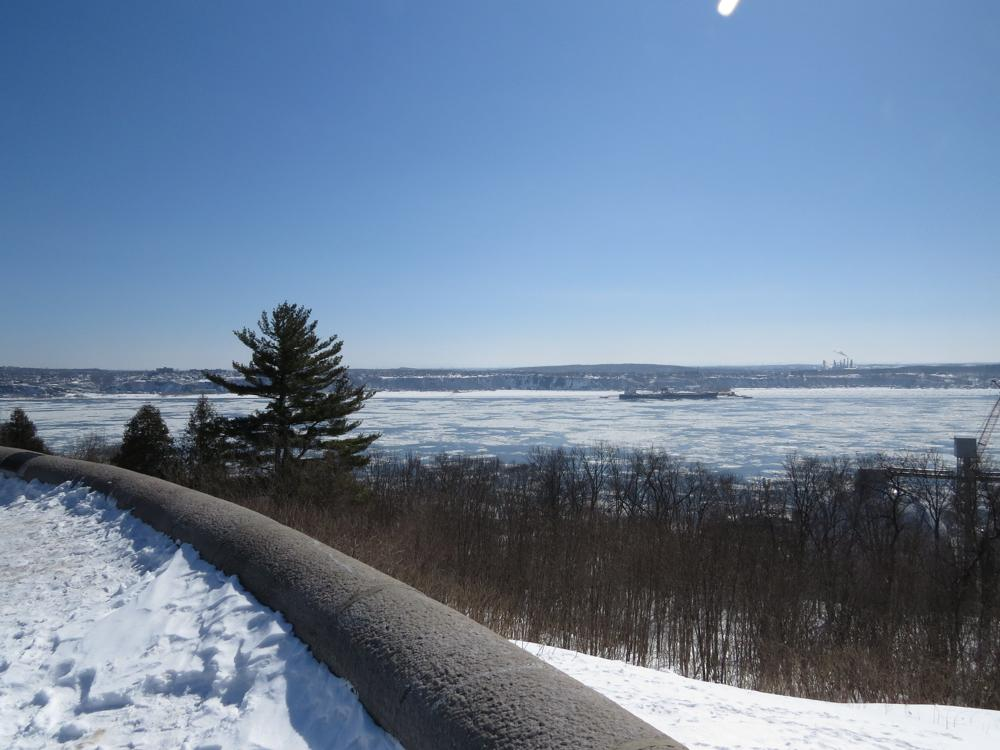
#> input picture 1-PartieManuelle/Serie2/IMG_2427.JPG, 1000 x 750 px, given in place of pouliot.jpg, which was not available; the run also reads 1 picture not shown here
$ python appariementAuto.py
#> lines starting #> are read from the running program, lines starting #| are printed output that depends on the picture; after the words box and inside, x2 and y2 are one past the last pixel; in counts of white or black regions, pixels touching at a corner belong together; pictures that were not available may be replaced by others from this repository, and a replacement may not be noted
### rechauffement.py
import numpy as np
import imageio as io
import matplotlib.pyplot as plt

img = io.imread('./0-Rechauffement/pouliot.jpg')
#> img is the input picture: shape (750, 1000, 3); mean R, G, B 110.1, 129.9, 154.6
H1 = np.array([[0.9752, 0.0013, -100.3164],[-0.4886, 1.7240, 24.8480],[-0.0016, 0.0004, 1.0000]])
H2 = np.array([[0.1814, 0.7402, 34.3412],[1.0209, 0.1534, 60.3258],[0.0005, 0, 1.0000]])

def minMax(point):
    tmpX, tmpY = [], []
    for i in range(0,4):
        tmpX.append(point[i][0]/point[i][2])
        tmpY.append(point[i][1]/point[i][2])
    return np.amin(tmpX), np.amax(tmpX), np.amin(tmpY), np.amax(tmpY)

def appliqueTransformation(img, H):
    # Trouver le bon canevas
    pts = []
    pts = np.append(pts,((np.matmul(H,np.array([0,0,1]))).astype(float)))
    pts = np.append(pts,((np.matmul(H,np.array([img.shape[1],0,1]))).astype(float)))
    pts = np.append(pts,((np.matmul(H,np.array([0,img.shape[0],1]))).astype(float)))
    pts = np.append(pts,((np.matmul(H,np.array([img.shape[1],img.shape[0],1]))).astype(float)))
    pts = np.reshape(pts, (4,3))
    minX, maxX, minY, maxY = minMax(pts)
    # Calcul de l'image
    imgInt = np.zeros((int(maxY) - int(minY), int(maxX) - int(minX), 3),dtype=int)
    H_1 = np.linalg.inv(H)
    for i in range(int(minX), int(maxX)):
        for j in range(int(minY), int(maxY)):
            pts = np.matmul(H_1, np.array([i,j,1]))
            pts = (pts*(1/pts[2])).astype(int)
            if pts[0] < img.shape[1] and pts[1] < img.shape[0] and pts[0] >= 0 and pts[1] >= 0:
                imgInt[j - int(minY)][i - int(minX)] = img[pts[1]][pts[0]]
    return imgInt

# [12 lines that do not run on import are left out]

### harris.py
import cv2
import numpy as np

# [16 lines left out: function harris, not called in this run]

def harris2(filename):
    img = cv2.imread(filename)
    gray = cv2.cvtColor(img,cv2.COLOR_BGR2GRAY)

    # find Harris corners
    gray = np.float32(gray)
    dst = cv2.cornerHarris(gray,2,3,0.04)
    dst = cv2.dilate(dst,None)
    ret, dst = cv2.threshold(dst,0.01*dst.max(),255,0)
    dst = np.uint8(dst)

    # find centroids
    ret, labels, stats, centroids = cv2.connectedComponentsWithStats(dst)

    # define the criteria to stop and refine the corners
    criteria = (cv2.TERM_CRITERIA_EPS + cv2.TERM_CRITERIA_MAX_ITER, 100, 0.001)
    corners = cv2.cornerSubPix(gray,np.float32(centroids),(5,5),(-1,-1),criteria)

    # Now draw them
    res = np.hstack((centroids,corners))
    res = np.int0(res)

    pts = res[:,[3,2]]
    return pts

    # [8 lines of commented-out code are left out]

# [4 lines that do not run on import are left out]

### appariementManuel.py
import numpy as np
import imageio as io
import rechauffement as meth
import matplotlib.pyplot as plt

# Création d'une matrice Nx3 pour les points de bases
def matriceNx3(ptsBase):
    A = []
    n = ptsBase.shape[0]
    for i in range(0,n):
        pts = np.zeros((1,3), dtype=int)
        # point i
        np.put(pts, [0,1], ptsBase[i])
        np.put(pts, [2], 1)
        A.append(pts)
    A = np.reshape(A, (n,3))
    return A

# Création d'une matrice pour trouver la transformation projective
# Places les points entre deux images dans une matrice 2*Nx9
def matriceResolve(ptsBase, ptsProj):
    A = []
    n = ptsBase.shape[0]
    for i in range(0,n):
        pts = np.zeros((2,9), dtype=int)
        # points i
        np.put(pts, [0,1,2], -1*(ptsBase[i]))
        np.put(pts, [6,7,8], ptsBase[i]*ptsProj[i,0])
        np.put(pts, [12,13,14], -1*(ptsBase[i]))
        np.put(pts, [15,16,17], ptsBase[i]*ptsProj[i,1])
        A.append(pts)
    A = np.reshape(A, (2*n,9))
    return A

# Calculer l'homographie
def calculHomographie(ptsBase, ptsProj):
    # Création de la matrice A
    ptsBase = matriceNx3(ptsBase)
    A = matriceResolve(ptsBase, ptsProj)
    # Décomposition en valeur singulière
    U,S,V = np.linalg.svd(A)
    # Extraction de la transformée H
    h = V[np.argmin(S)]
    h = np.reshape(h, (3,3))
    return h

# # Création d'une image commune (Mosaïque)
# def mosaique(img1, img2, img3):


# [76 lines that do not run on import are left out]

    # # Image serie 2
    # imF[:imH1.shape[0],:imH1.shape[1],:] = imH1
    # imF[y2+57:imH3.shape[0]+y2+57,x2+x1:imH3.shape[1]+x2+x1,:] = imH3
    # imF[y1:img2.shape[0]+y1,x1:img2.shape[1]+x1,:] = img2
    # io.imwrite('S2F.jpg', imF)
    # plt.imshow(imF)
    # plt.show()

    # # Image serie 3
    # imF[:imH1.shape[0],:imH1.shape[1],:] = imH1
    # imF[y2+57:imH3.shape[0]+y2+57,x2+x1:imH3.shape[1]+x2+x1,:] = imH3
    # imF[y1:img2.shape[0]+y1,x1:img2.shape[1]+x1,:] = img2
    # io.imwrite('S3F.jpg', imF)
    # plt.imshow(imF)
    # plt.show()

### appariementAuto.py
import cv2
import numpy as np
import imageio as io
import harris as hs
import rechauffement as re
import appariementManuel as am
import matplotlib.pyplot as plt

def descripteurs(image1, pts1):
    desc = []
    j = 0
    for i in range(0, pts1.shape[0]):
        if pts1[i][0] - 20 > 0 and pts1[i][0] + 20 < image1.shape[0] and pts1[i][1] - 20 > 0 and pts1[i][1] + 20 < image1.shape[1]:
            j = j+1
            desc.append(np.ravel(cv2.resize(image1[pts1[i][0]-20:pts1[i][0]+20, pts1[i][1]-20:pts1[i][1]+20], (8, 8))))
    desc = np.float32(np.reshape(desc, (j,64)))
    return desc

def fits(des1, des2):
    MIN_MATCH_COUNT = 10
    FLANN_INDEX_KDTREE = 0
    index_params = dict(algorithm = FLANN_INDEX_KDTREE, trees = 5)
    search_params = dict(checks = 50)

    flann = cv2.FlannBasedMatcher(index_params, search_params)

    matches = flann.knnMatch(des1,des2,k=2)

    # store all the good matches as per Lowe's ratio test.
    good = []
    for m,n in matches:
        if m.distance < 0.7*n.distance:
            good.append(m)
    return good

def findPts(pts1, pts2, fits):
    pt_src = []
    pt_dst = []
    for i in range(0,len(fits)):
        pt_src.append(pts1[fits[i].queryIdx])
        pt_dst.append(pts2[fits[i].trainIdx])
    pt_src = np.reshape(pt_src, (len(fits),2))
    pt_dst = np.reshape(pt_dst, (len(fits),2))
    return pt_src, pt_dst
    # src_pts = np.float32([ pts1[m.queryIdx].pt for m in good ]).reshape(-1,1,2)
    # dst_pts = np.float32([ pts2[m.trainIdx].pt for m in good ]).reshape(-1,1,2)
    # return src_pts, dst_pts


if __name__ == "__main__":
    img0 = io.imread('./2-PartieAutomatique/Serie1/goldengate-00.png')
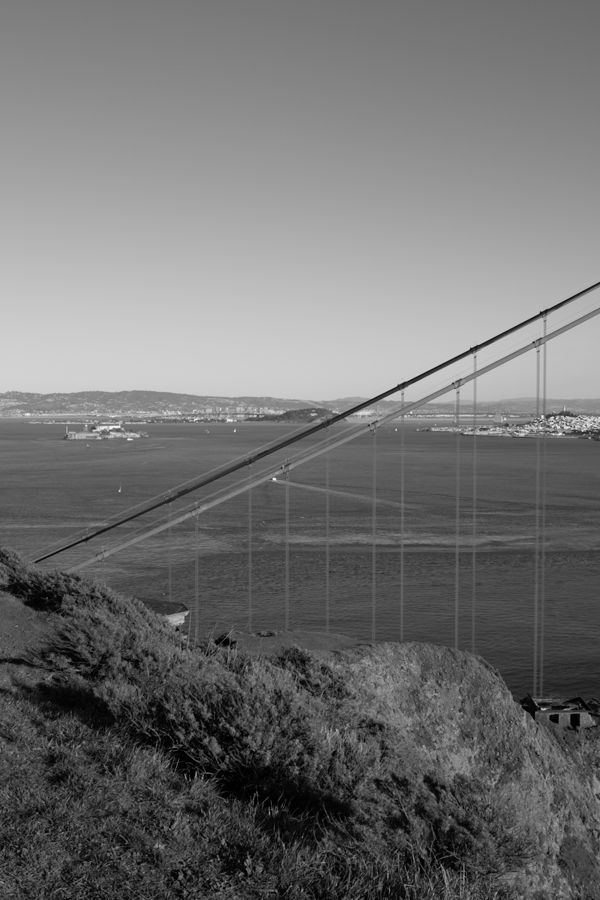
#> input picture 2-PartieAutomatique/Serie1/goldengate-00.png, 600 x 900 px
#> img0 is the input picture: shape (900, 600); min 0, max 249, mean 113.3
    img1 = io.imread('./2-PartieAutomatique/Serie1/goldengate-01.png')
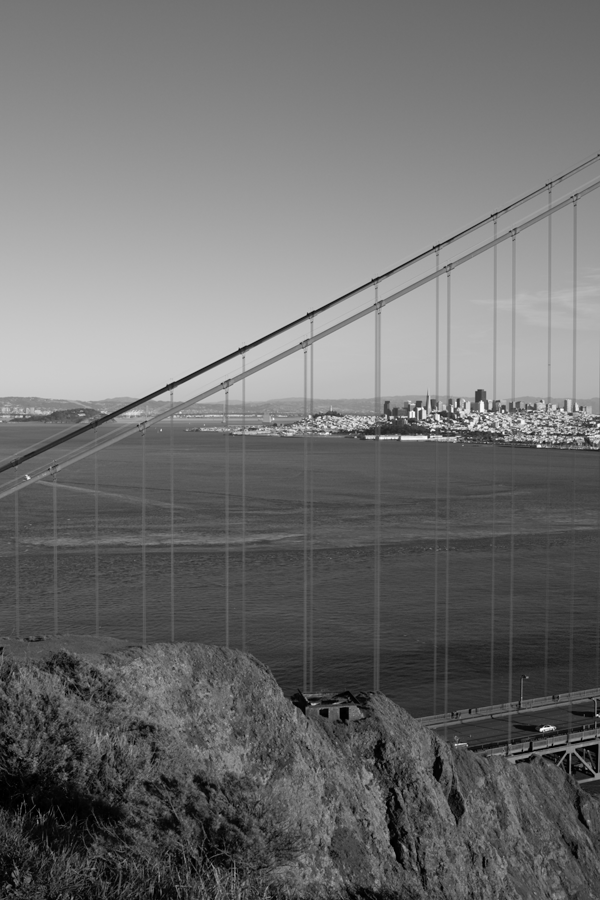
#> input picture 2-PartieAutomatique/Serie1/goldengate-01.png, 600 x 900 px
#> img1 is the input picture: shape (900, 600); min 0, max 255, mean 110.4
    img2 = io.imread('./2-PartieAutomatique/Serie1/goldengate-02.png')
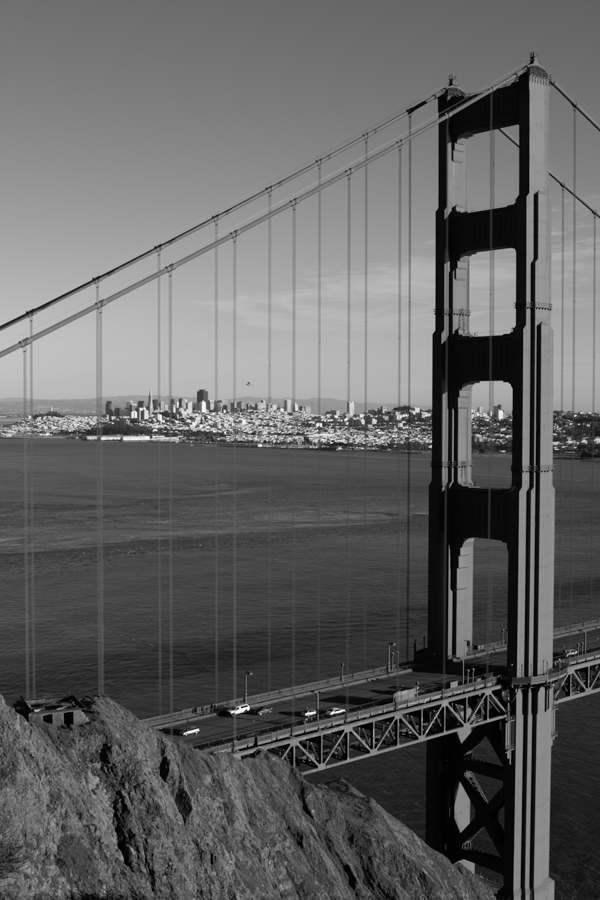
#> input picture 2-PartieAutomatique/Serie1/goldengate-02.png, 600 x 900 px
#> img2 is the input picture: shape (900, 600); min 0, max 255, mean 98.5
    img3 = io.imread('./2-PartieAutomatique/Serie1/goldengate-03.png')
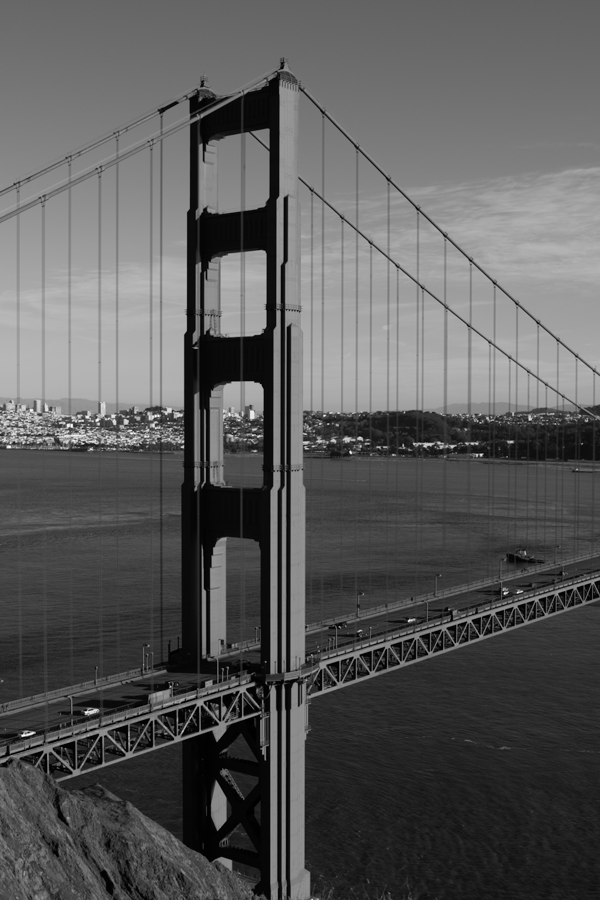
#> input picture 2-PartieAutomatique/Serie1/goldengate-03.png, 600 x 900 px
#> img3 is the input picture: shape (900, 600); min 0, max 255, mean 89.9
    img4 = io.imread('./2-PartieAutomatique/Serie1/goldengate-04.png')
    img5 = io.imread('./2-PartieAutomatique/Serie1/goldengate-05.png')
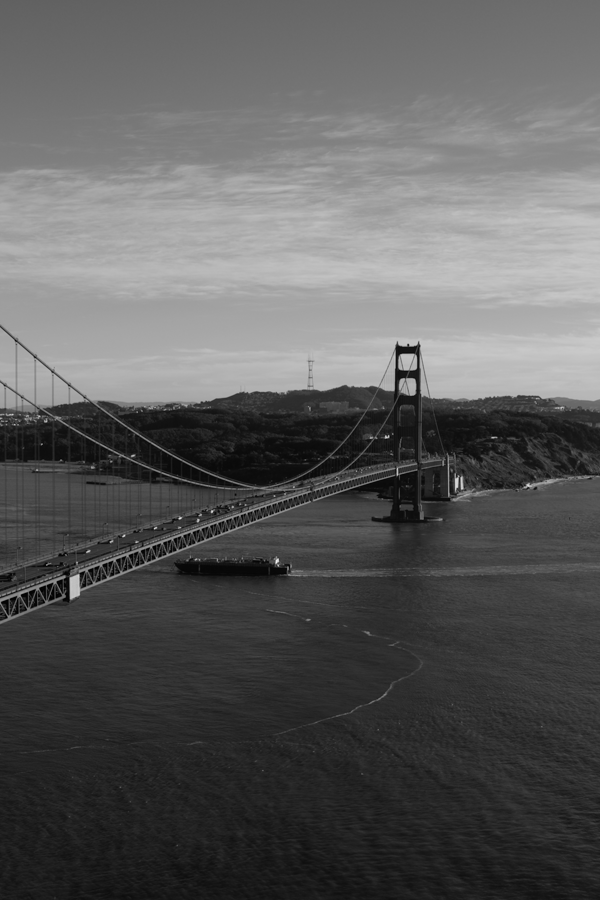
#> input picture 2-PartieAutomatique/Serie1/goldengate-05.png, 600 x 900 px
#> img5 is the input picture: shape (900, 600); min 0, max 244, mean 91.9

    pts0 = hs.harris2('./2-PartieAutomatique/Serie1/goldengate-00.png')
#> in harris2, `ret, dst = cv2.threshold(dst,0.01*dst.max(),255,0)`:
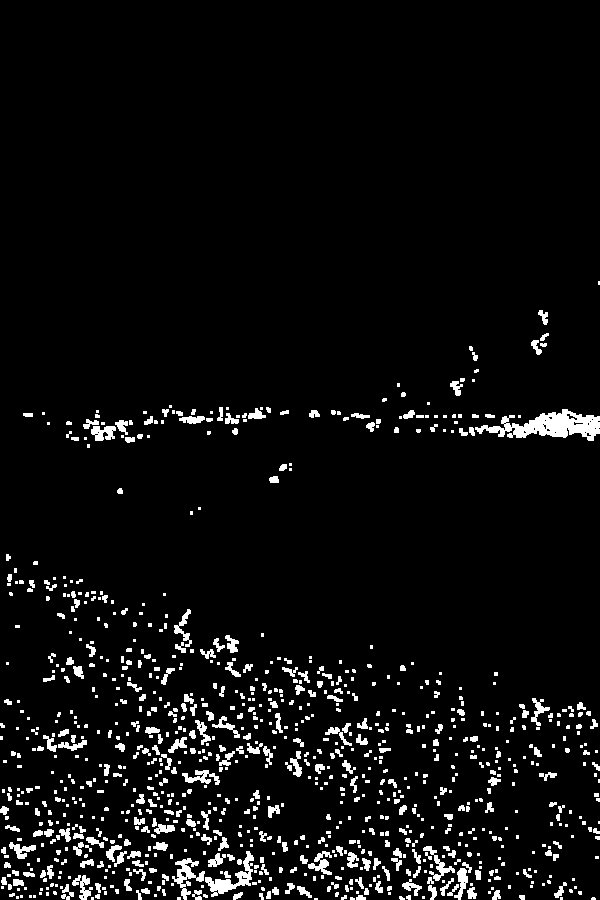
#> dst: shape (900, 600) float32; 5.3% white; 970 white regions (601 under 20 px), largest, box (x1, y1, x2, y2) and area: (475, 409, 600, 441) 1958, (205, 851, 254, 897) 660, (172, 858, 205, 900) 504
#> in harris2, `ret, dst = cv2.threshold(dst,0.01*dst.max(),255,0)`: ret = 317039.9
#> in harris2, `ret, labels, stats, centroids = cv2.connectedComponentsWithStats(dst)`: ret = 971; stats = 971 rows, first 6: [0, 0, 600, 900, 511646], [598, 281, 2, 4, 8], [538, 310, 10, 15, 84], [540, 333, 9, 8, 38], [531, 340, 11, 15, 85], [540, 343, 7, 4, 24]; centroids = 971 pairs, first value 1 to 598.5, second value 282.5 to 898.5
#> in harris2, `corners = cv2.cornerSubPix(gray,np.float32(centroids),(5,5),(-1,-1),cr..`: corners = 971 pairs, first value 3.47 to 598.5, second value 282.5 to 898.5
#> in harris2, `res = np.hstack((centroids,corners))`: res = 971 rows, first 6: [300.6, 434.3, 300.6, 434.3], [598.5, 282.5, 597.8, 282.5], [543.3, 316.4, 539.1, 313.5], [543.7, 336.5, 543.9, 336.7], [535.9, 346.5, 532.4, 342.1], [543.1, 344.4, 543.1, 344.4]
#> in harris2, `res = np.int0(res)`: res = 971 rows, first 6: [300, 434, 300, 434], [598, 282, 597, 282], [543, 316, 539, 313], [543, 336, 543, 336], [535, 346, 532, 342], [543, 344, 543, 344]
#> in harris2, `pts = res[:,[3,2]]`: pts = 971 pairs, first value 282 to 898, second value 3 to 598
#> pts0 has the same summary as pts in harris2
    pts1 = hs.harris2('./2-PartieAutomatique/Serie1/goldengate-01.png')
#> in harris2 (call 2), `ret, labels, stats, centroids = cv2.connectedComponentsWithStats(dst)`: ret = 329; stats = 329 rows, first 6: [0, 0, 600, 900, 526611], [597, 154, 3, 4, 12], [544, 181, 10, 7, 45], [570, 194, 7, 6, 33], [496, 212, 4, 4, 15], [489, 214, 6, 5, 26]; centroids = 329 pairs, first value 1 to 598, second value 155.5 to 898
#> in harris2 (call 2), `res = np.hstack((centroids,corners))`: res = 329 rows, first 6: [296.9, 447.2, 296.9, 447.2], [598, 155.5, 597.4, 155.2], [548.7, 184.3, 548.9, 183.4], [573, 196.6, 573.7, 196], [497.4, 213.4, 499.8, 211.4], [491.5, 216.1, 491.1, 215.7]
#> in harris2 (call 2), `res = np.int0(res)`: res = 329 rows, first 6: [296, 447, 296, 447], [598, 155, 597, 155], [548, 184, 548, 183], [573, 196, 573, 196], [497, 213, 499, 211], [491, 216, 491, 215]
#> pts1 = 329 pairs, first value 155 to 897, second value 1 to 597
    pts2 = hs.harris2('./2-PartieAutomatique/Serie1/goldengate-02.png')
#> in harris2 (call 3), `ret, labels, stats, centroids = cv2.connectedComponentsWithStats(dst)`: ret = 387; stats = 387 rows, first 6: [0, 0, 600, 900, 519528], [530, 56, 6, 3, 18], [528, 62, 7, 4, 24], [525, 67, 5, 3, 15], [514, 74, 7, 5, 30], [449, 78, 5, 4, 18]; centroids = 387 pairs, first value 8 to 598.5, second value 57 to 895
#> in harris2 (call 3), `res = np.hstack((centroids,corners))`: res = 387 rows, first 6: [298.3, 447.5, 300.5, 447.5], [532.5, 57, 532.6, 55.19], [530.9, 63.38, 528.3, 65.42], [527, 68, 527.9, 65.48], [517, 75.7, 517, 75.73], [451.2, 79.67, 451.2, 79.67]
#> in harris2 (call 3), `res = np.int0(res)`: res = 387 rows, first 6: [298, 447, 300, 447], [532, 57, 532, 55], [530, 63, 528, 65], [527, 68, 527, 65], [517, 75, 516, 75], [451, 79, 451, 79]
#> pts2 = 387 pairs, first value 55 to 894, second value 7 to 598
    pts3 = hs.harris2('./2-PartieAutomatique/Serie1/goldengate-03.png')
#> in harris2 (call 4), `ret, labels, stats, centroids = cv2.connectedComponentsWithStats(dst)`: ret = 420; stats = 420 rows, first 6: [0, 0, 600, 900, 520558], [280, 62, 5, 3, 15], [278, 67, 8, 5, 32], [275, 72, 5, 3, 15], [264, 79, 7, 9, 45], [200, 80, 6, 3, 18]; centroids = 420 pairs, first value 1 to 598.5, second value 63 to 898.5
#> in harris2 (call 4), `res = np.hstack((centroids,corners))`: res = 420 rows, first 6: [301.2, 447.2, 301.2, 447.2], [282, 63, 282, 63], [281.7, 68.97, 278.8, 70.58], [277, 73, 278.8, 70.58], [267.7, 82.27, 267.5, 80.67], [202.5, 81, 202.5, 81]
#> in harris2 (call 4), `res = np.int0(res)`: res = 420 rows, first 6: [301, 447, 301, 447], [282, 63, 282, 63], [281, 68, 278, 70], [277, 73, 278, 70], [267, 82, 267, 80], [202, 81, 202, 81]
#> pts3 = 420 pairs, first value 63 to 898, second value 0 to 599
    pts4 = hs.harris2('./2-PartieAutomatique/Serie1/goldengate-04.png')
#> in harris2 (call 5), `ret, labels, stats, centroids = cv2.connectedComponentsWithStats(dst)`: ret = 285; stats = 285 rows, first 6: [0, 0, 600, 900, 527444], [17, 54, 6, 3, 18], [12, 60, 10, 8, 47], [1, 71, 6, 8, 36], [17, 71, 3, 3, 9], [39, 81, 3, 3, 9]; centroids = 285 pairs, first value 1 to 598.1, second value 55 to 893
#> in harris2 (call 5), `res = np.hstack((centroids,corners))`: res = 285 rows, first 6: [300.7, 447.9, 301.2, 446.8], [19.5, 55, 19.5, 55], [16.09, 62.96, 15.53, 62.72], [4.08, 74.08, 3.72, 73.38], [18, 72, 18, 72], [40, 82, 35.63, 80.47]
#> in harris2 (call 5), `res = np.int0(res)`: res = 285 rows, first 6: [300, 447, 301, 446], [19, 55, 19, 55], [16, 62, 15, 62], [4, 74, 3, 73], [18, 72, 18, 72], [40, 82, 35, 80]
#> pts4 = 285 pairs, first value 55 to 893, second value 0 to 598
    pts5 = hs.harris2('./2-PartieAutomatique/Serie1/goldengate-05.png')
#> in harris2 (call 6), `ret, labels, stats, centroids = cv2.connectedComponentsWithStats(dst)`: ret = 173; stats = 173 rows, first 6: [0, 0, 600, 900, 530674], [0, 324, 3, 7, 21], [14, 338, 6, 9, 42], [396, 340, 5, 8, 35], [416, 340, 6, 8, 37], [405, 342, 7, 7, 42]; centroids = 173 pairs, first value 1 to 590.3, second value 327 to 693
#> in harris2 (call 6), `res = np.hstack((centroids,corners))`: res = 173 rows, first 6: [301, 448.6, 301, 448.6], [1, 327, 0.365, 326.2], [16.45, 342, 15.47, 340.2], [397.7, 343.5, 396.3, 343.2], [418.5, 343.7, 419, 343], [408.1, 345.3, 407.8, 345.4]
#> in harris2 (call 6), `res = np.int0(res)`: res = 173 rows, first 6: [300, 448, 300, 448], [1, 327, 0, 326], [16, 341, 15, 340], [397, 343, 396, 343], [418, 343, 419, 343], [408, 345, 407, 345]
#> pts5 = 173 pairs, first value 326 to 692, second value 0 to 592

    des0 = descripteurs(img0, pts0)
#> after the loop in descripteurs, `for i in range(0, pts1.shape[0]):`: desc = 821 items; j = 821
    des1 = descripteurs(img1, pts1)
    des2 = descripteurs(img2, pts2)
    des3 = descripteurs(img3, pts3)
    des4 = descripteurs(img4, pts4)
    des5 = descripteurs(img5, pts5)

    fit01 = fits(des0, des1)
#> in fits, `matches = flann.knnMatch(des1,des2,k=2)`: matches = 821 matches
#> after the loop in fits, `for m,n in matches:`: good = 75 matches
#> fit01 = 75 matches
    print(fit01[0].queryIdx)
#| 3
    print(fit01[0].trainIdx)
#| 18
    fit12 = fits(des1, des2)
#> in fits (call 2), `matches = flann.knnMatch(des1,des2,k=2)`: matches = 270 matches
#> after the loop in fits (call 2), `for m,n in matches:`: good = 80 matches
#> fit12 = 80 matches
    fit23 = fits(des2, des3)
#> in fits (call 3), `matches = flann.knnMatch(des1,des2,k=2)`: matches = 359 matches
#> after the loop in fits (call 3), `for m,n in matches:`: good = 149 matches
#> fit23 = 149 matches
    fit34 = fits(des3, des4)
#> in fits (call 4), `matches = flann.knnMatch(des1,des2,k=2)`: matches = 394 matches
#> after the loop in fits (call 4), `for m,n in matches:`: good = 85 matches
#> fit34 = 85 matches
    fit45 = fits(des4, des5)
#> in fits (call 5), `matches = flann.knnMatch(des1,des2,k=2)`: matches = 251 matches
#> after the loop in fits (call 5), `for m,n in matches:`: good = 28 matches
#> fit45 = 28 matches

    pt_src, pt_dst = findPts(pts0, pts1, fit01)
#> the loop in findPts, `for i in range(0,len(fits)):` made 75 passes
#> after the loop in findPts, `for i in range(0,len(fits)):`: pt_dst = 75 pairs, first value 322 to 835, second value 17 to 595; pt_src = 75 pairs, first value 336 to 843, second value 17 to 595


    H0 = am.calculHomographie(pt_dst, pt_src)
    imH0 = re.appliqueTransformation(img0,H0)
    plt.imshow(imH0)
    plt.show()
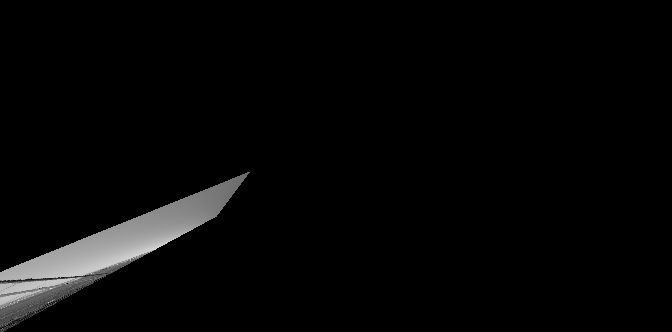
#> shown: shape (332, 672, 3); min 0, max 234, mean 6.9


    # [8 lines of commented-out code are left out]
